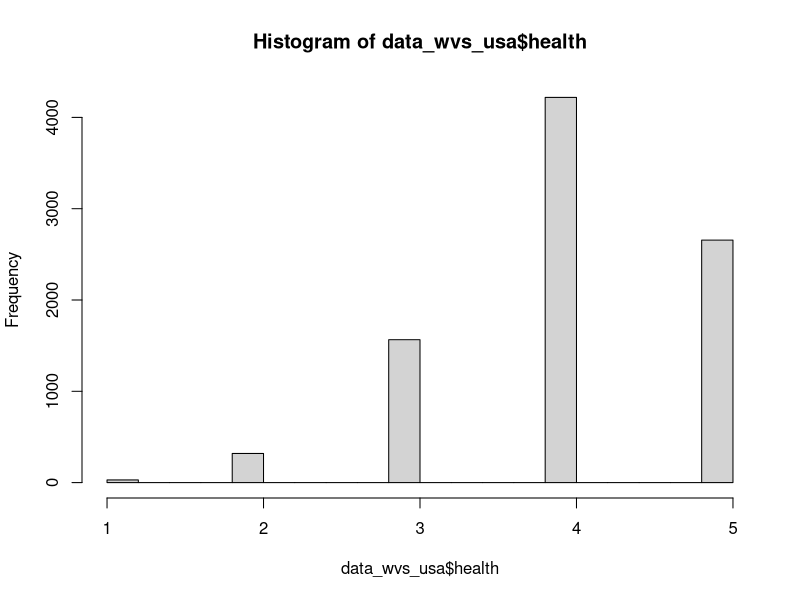
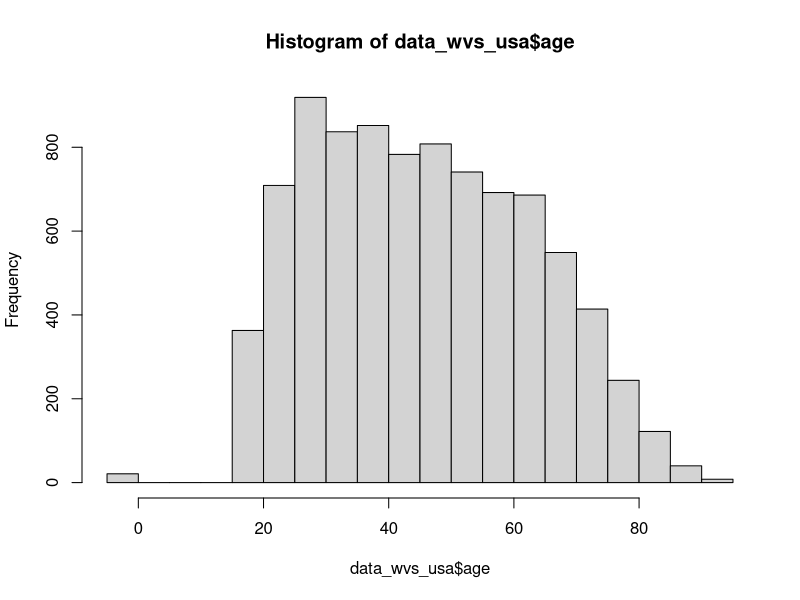
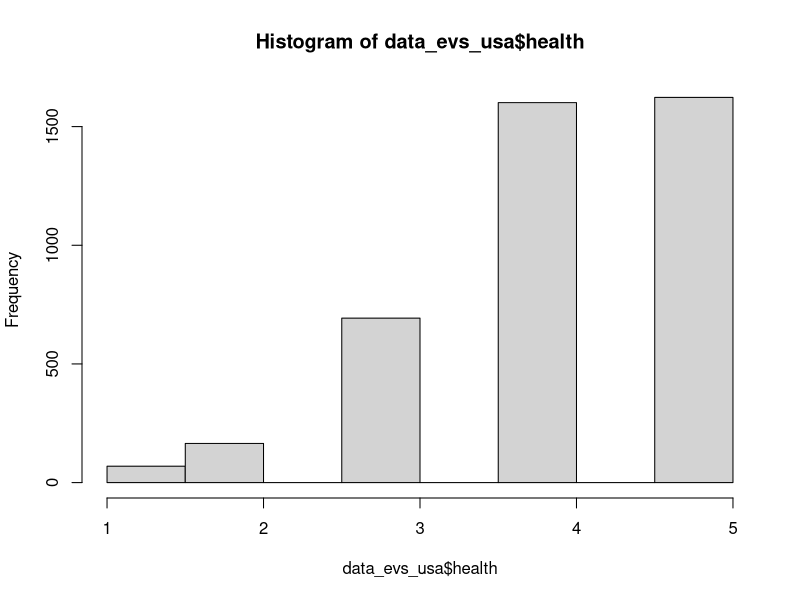
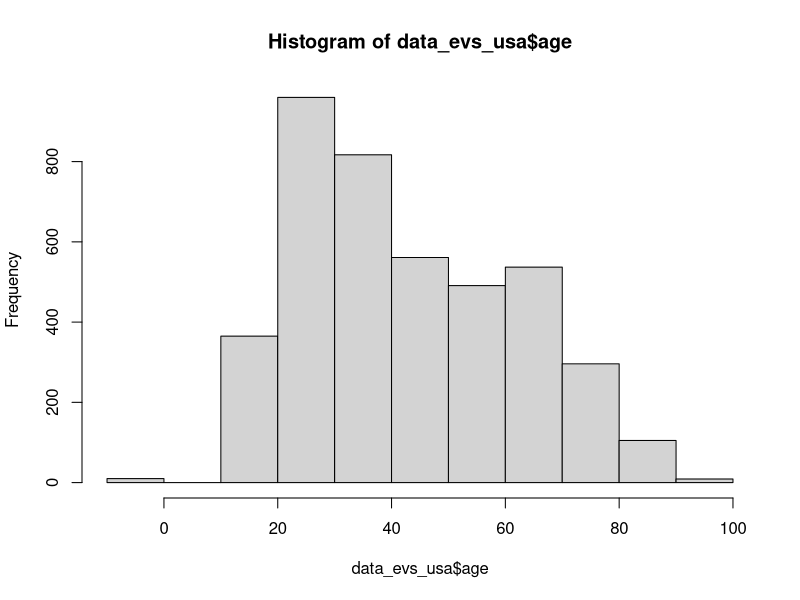
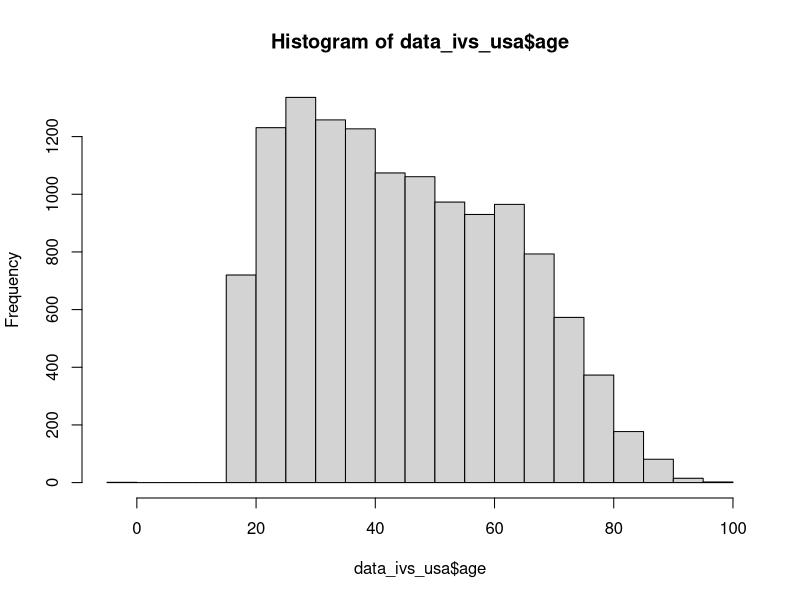
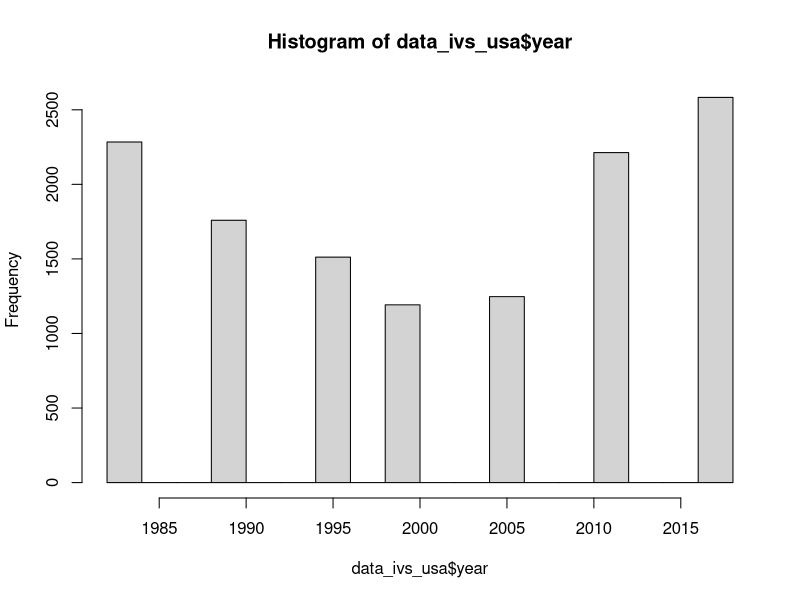
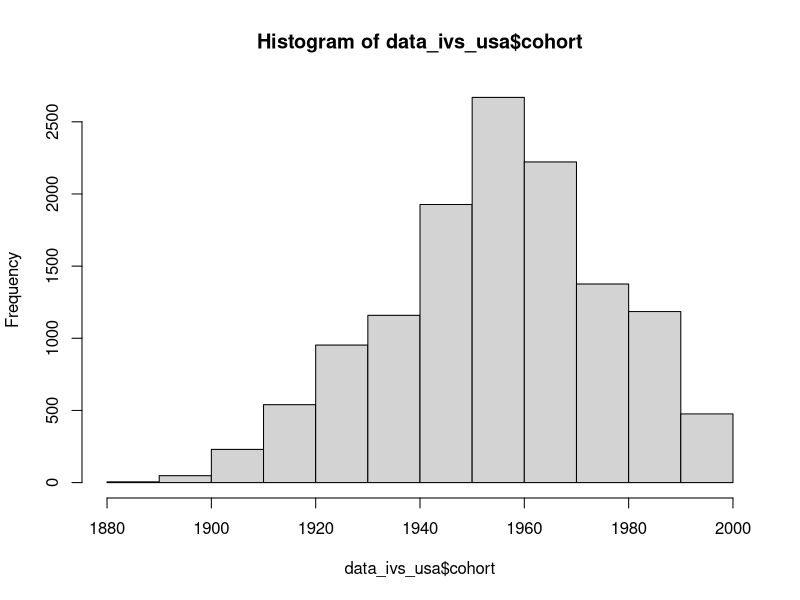
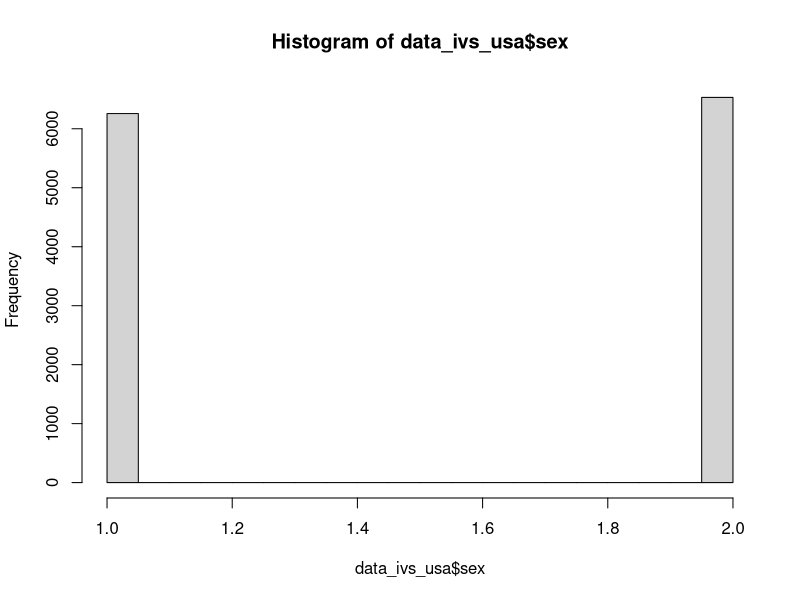

The R source for these figures, in order:
## ---- chunk 1
knitr::opts_chunk$set(echo = TRUE)
library(tidyverse)
library(broom)
## ---- chunk 2
data_wvs_usa <- read_csv("data/wvs_usa.csv") %>% 
  filter(health %in% c(1, 2, 3, 4, 5))

data_evs_usa <- read_csv("data/evs_usa.csv") %>% 
  filter(health %in% c(1, 2, 3, 4, 5))

table(data_evs_usa$happy)
# CHECK THE CODING
table(data_wvs_usa$happy)
# CHECK THE CODING

hist(data_wvs_usa$health)
hist(data_wvs_usa$age)

hist(data_evs_usa$health)
hist(data_evs_usa$age)

evs_select <- data_evs_usa %>% 
                             select(age, year, cohort, sex, health, happy) 
wvs_select <- data_wvs_usa %>% 
                             select(age, year, cohort, sex, health, happy)

data_ivs_usa <- rbind(evs_select, wvs_select) %>% 
  filter(cohort > 1700) %>% 
  filter(sex %in% c(1,2)) %>% 
  filter(happy %in% c(1, 2, 3, 4)) %>%  # check the coding!
  filter(health %in% c(1, 2, 3, 4, 5))

hist(data_ivs_usa$age)
hist(data_ivs_usa$year)
hist(data_ivs_usa$cohort)
hist(data_ivs_usa$sex)
hist(data_ivs_usa$health)
hist(data_ivs_usa$happy)


## ---- chunk 3


data_ivs_usa %>% 
  filter(age > 18, age < 90) %>% 
  mutate(age = cut(age, breaks = 8)) %>% # Create cohorts with 6 breaks
  group_by(age, year) %>% 
  summarize(mean_health = mean(health)) %>% 
  ggplot(aes(x = year, y = mean_health, color = age)) +
  geom_line() +
  labs(title = "Average SRH Per Year for Each Age Group",
       subtitle = "IVS Dataset",
       x = "Average SRH", 
       y = "Year") +
  geom_point() 


# health vs age per year
data_ivs_usa %>% 
  group_by(age, year) %>% 
  summarize(mean_health = mean(health)) %>% 
  ggplot(aes(x = age, y = mean_health)) +
  geom_line(color = "cornflowerblue") +
  facet_wrap(~ year) +
  labs(title = "Self-Rated Health By Age (Per Year)",
       subtitle = "IVS Dataset",
       x = "Average SRH", 
       y = "Age of Respondent")


# Aggregate slopes

# years_of_gss <- c(data_gss %>% select(year) %>% unique() )
# lm_health_v_age_0 <- data_gss %>%
#   group_by(year) %>%
#   summarize(coef = coef(lm(health ~ age, data = cur_data()))["age"])

# Perform linear regression for each year and extract the coefficient of 'age' with confidence intervals, se, t stat, p val
lm_health_v_age_0 <- data_ivs_usa %>%
  group_by(year) %>%
  do(tidy(lm(health ~ age, data = .), conf.int = TRUE)) %>%  # Add conf.int = TRUE for CIs
  filter(term == "age") %>%
  select(year, coef = estimate, conf.low, conf.high, se = std.error, t_statistic = statistic,  p_value = p.value)

# View the results with confidence intervals, se, t statistic, and p value
# print(lm_health_v_age_0)
knitr::kable(lm_health_v_age_0,
             caption = "IVS Dataset")

# Plot coefficients
ggplot(lm_health_v_age_0, aes(x = year, y = coef)) +
  geom_point() +
  labs(
    title = "Change in 'Age' Coefficient Over Years",
    subtitle = "IVS Dataset",
    x = "Year",
    y = "Coefficient of Age"
  ) +
  theme_minimal()

# Plot coefficients with CI
ggplot(lm_health_v_age_0, aes(x = year, y = coef)) +
  geom_line() +
  geom_point() +
  geom_ribbon(aes(ymin = conf.low, ymax = conf.high), alpha = 0.2) +  # Add shaded area for confidence intervals
  labs(
    title = "Change in 'Age' Coefficient Over Years with Confidence Intervals",
    subtitle = "IVS Dataset",
    x = "Year",
    y = "Coefficient of Age"
  ) +
  theme_minimal()

# Perform linear regression of 'coef' (age coefficient) vs 'year'
lm_coef_vs_year <- lm(coef ~ year, data = lm_health_v_age_0)

# View the summary of the regression
summary(lm_coef_vs_year)

ggplot(lm_health_v_age_0, aes(x = year, y = coef)) +
  geom_point() +
  geom_smooth(method = "lm", se = TRUE) +  # Adds the regression line with standard error shading
  geom_ribbon(aes(ymin = conf.low, ymax = conf.high), alpha = 0.2) +  # Confidence intervals for the coefficients
  labs(
    title = "Regression of 'Age' Coefficient Over Years",
    subtitle = "IVS Dataset",
    x = "Year",
    y = "Coefficient of Age"
  ) +
  theme_minimal()

data_ivs_usa %>% 
  filter(cohort > 1800, cohort < 2020) %>% 
  mutate(cohort = cut(cohort, breaks = 4)) %>% # Create cohorts with 6 breaks
  group_by(age, cohort) %>% 
  summarize(mean_health = mean(health)) %>% 
  ggplot(aes(x = age, y = mean_health, color = cohort)) +
  labs(title = "Age Profiles by Cohort", 
       subtitle = "IVS Dataset") +
  geom_line()



